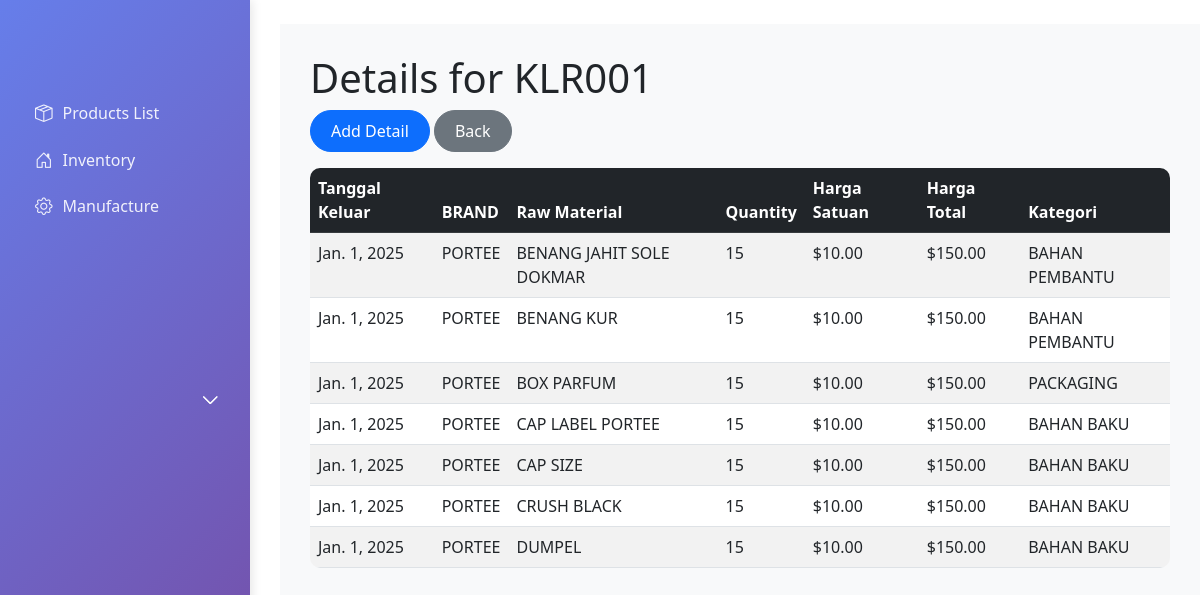
/inventory/keluar-rawmaterial/KLR001/details/, run on the app's committed database.
### inventory_product/models.py (models this page shows, shortened)
class KeluarRawMaterial(models.Model):
    id_keluar = models.CharField(max_length=100, primary_key=True)
    tanggal_keluar = models.DateField()
    keterangan = models.TextField(blank=True)
    def __str__(self):
        return self.id_keluar

class KeluarRawMaterialDetail(models.Model):
    id_keluar = models.ForeignKey(KeluarRawMaterial, on_delete=models.CASCADE)
    tanggal_keluar = models.DateField()
    BRAND = models.CharField(max_length=100)
    id_rawmaterial = models.ForeignKey('product.RawMaterial', on_delete=models.CASCADE)
    Nama_rawmaterial = models.CharField(max_length=200)
    quantity = models.PositiveIntegerField()
    harga_satuan = models.DecimalField(max_digits=10, decimal_places=2, default=0, editable=False)
    harga_total = models.DecimalField(max_digits=10, decimal_places=2, default=0, editable=False)
    kategori = models.CharField(max_length=100)

### inventory_product/views.py (the view)
# urls.py: path('keluar-rawmaterial/<str:pk>/details/', views.keluar_rawmaterial_detail_list, name='keluar_rawmaterial_detail_list'),
def keluar_rawmaterial_detail_list(request, pk):
    keluar = get_object_or_404(KeluarRawMaterial, pk=pk)
    details = KeluarRawMaterialDetail.objects.filter(id_keluar=keluar)
    return render(request, 'inventory_product/keluar_rawmaterial_detail_list.html', {'keluar': keluar, 'details': details})

### inventory_product/templates/inventory_product/keluar_rawmaterial_detail_list.html (shortened to what this page needs)
{% extends 'base.html' %}
{% block content %}
<h1>Details for {{ keluar }}</h1>
<div class="mb-3">
    <a href="{% url 'keluar_rawmaterial_detail_create' keluar.pk %}" class="btn btn-primary">Add Detail</a>
    <a href="{% url 'keluar_rawmaterial_list' %}" class="btn btn-secondary">Back</a>
</div>
<div class="table-responsive">
    <table class="table table-striped table-hover">
        <thead class="table-dark">
            <tr>
                <th>Tanggal Keluar</th>
                <th>BRAND</th>
                <th>Raw Material</th>
                <th>Quantity</th>
                <th>Harga Satuan</th>
                <th>Harga Total</th>
                <th>Kategori</th>
            </tr>
        </thead>
        <tbody>
            {% for detail in details %}
            <tr>
                <td>{{ detail.tanggal_keluar }}</td>
                <td>{{ detail.BRAND }}</td>
                <td>{{ detail.Nama_rawmaterial }}</td>
                <td>{{ detail.quantity }}</td>
                <td>${{ detail.harga_satuan }}</td>
                <td>${{ detail.harga_total }}</td>
                <td>{{ detail.kategori }}</td>
            </tr>
            {% endfor %}
        </tbody>
    </table>
</div>
{% endblock %}

### erp_project/templates/base.html (style rules this page uses)
.btn { border-radius: 25px; padding: 8px 20px; font-weight: 500; }
.table { border-radius: 10px; overflow: hidden; }

### data on the page
KeluarRawMaterial: id_keluar "KLR001"
KeluarRawMaterialDetail: tanggal_keluar "Jan. 1, 2025", BRAND "PORTEE", Nama_rawmaterial "BENANG JAHIT SOLE DOKMAR", quantity "15", harga_satuan "10.00", harga_total "150.00", kategori "BAHAN PEMBANTU"
KeluarRawMaterialDetail: tanggal_keluar "Jan. 1, 2025", BRAND "PORTEE", Nama_rawmaterial "BENANG KUR", quantity "15", harga_satuan "10.00", harga_total "150.00", kategori "BAHAN PEMBANTU"
KeluarRawMaterialDetail: tanggal_keluar "Jan. 1, 2025", BRAND "PORTEE", Nama_rawmaterial "BOX PARFUM", quantity "15", harga_satuan "10.00", harga_total "150.00", kategori "PACKAGING"
KeluarRawMaterialDetail: tanggal_keluar "Jan. 1, 2025", BRAND "PORTEE", Nama_rawmaterial "CAP LABEL PORTEE", quantity "15", harga_satuan "10.00", harga_total "150.00", kategori "BAHAN BAKU"
KeluarRawMaterialDetail: tanggal_keluar "Jan. 1, 2025", BRAND "PORTEE", Nama_rawmaterial "CAP SIZE", quantity "15", harga_satuan "10.00", harga_total "150.00", kategori "BAHAN BAKU"
KeluarRawMaterialDetail: tanggal_keluar "Jan. 1, 2025", BRAND "PORTEE", Nama_rawmaterial "CRUSH BLACK", quantity "15", harga_satuan "10.00", harga_total "150.00", kategori "BAHAN BAKU"
KeluarRawMaterialDetail: tanggal_keluar "Jan. 1, 2025", BRAND "PORTEE", Nama_rawmaterial "DUMPEL", quantity "15", harga_satuan "10.00", harga_total "150.00", kategori "BAHAN BAKU"
